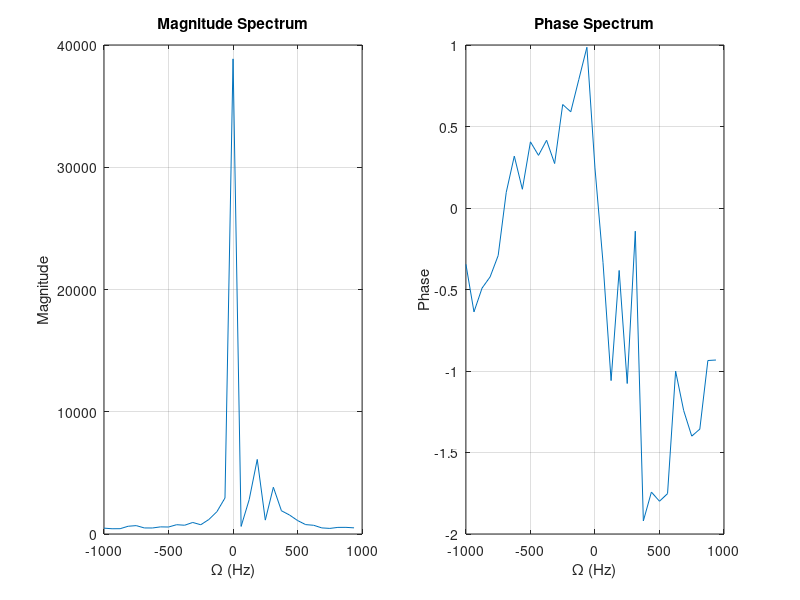
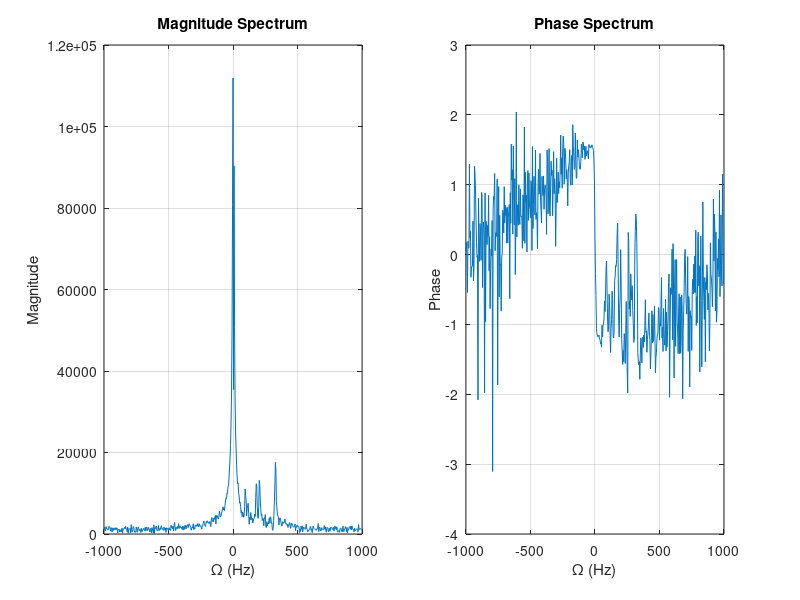

Write the MATLAB code that produced these figures, in order.
clear all
close all
clc

load('NMRSpec.mat');
N_1 = 32;
f_s = 2000;

ST = fft(st, N_1);
ST_shift = fftshift(ST);
omega = fftshift((0 : N_1 - 1) / N_1 * 2 * pi);
omega(1 : N_1/2) = omega(1 : N_1/2) - 2 * pi;
Omega = omega * f_s / (2 * pi);

figure(1);

subplot(1,2,1);
plot(Omega,abs(ST_shift));
xlabel('\Omega (Hz)');
ylabel('Magnitude');
title('Magnitude Spectrum');
grid on;


subplot(1,2,2);
plot(Omega,angle(ST_shift));
xlabel('\Omega (Hz)');
ylabel('Phase');
title('Phase Spectrum');
grid on;

N_2 = 512;

ST = fft(st, N_2);
ST_shift = fftshift(ST);
omega = fftshift((0 : N_2 - 1) / N_2 * 2 * pi);
omega(1 : N_2/2) = omega(1 : N_2/2) - 2 * pi;
Omega = omega * f_s / (2 * pi);

figure(2);

subplot(1,2,1);
plot(Omega,abs(ST_shift));
xlabel('\Omega (Hz)');
ylabel('Magnitude');
title('Magnitude Spectrum');
grid on;


subplot(1,2,2);
plot(Omega,angle(ST_shift));
xlabel('\Omega (Hz)');
ylabel('Phase');
title('Phase Spectrum');
grid on;
